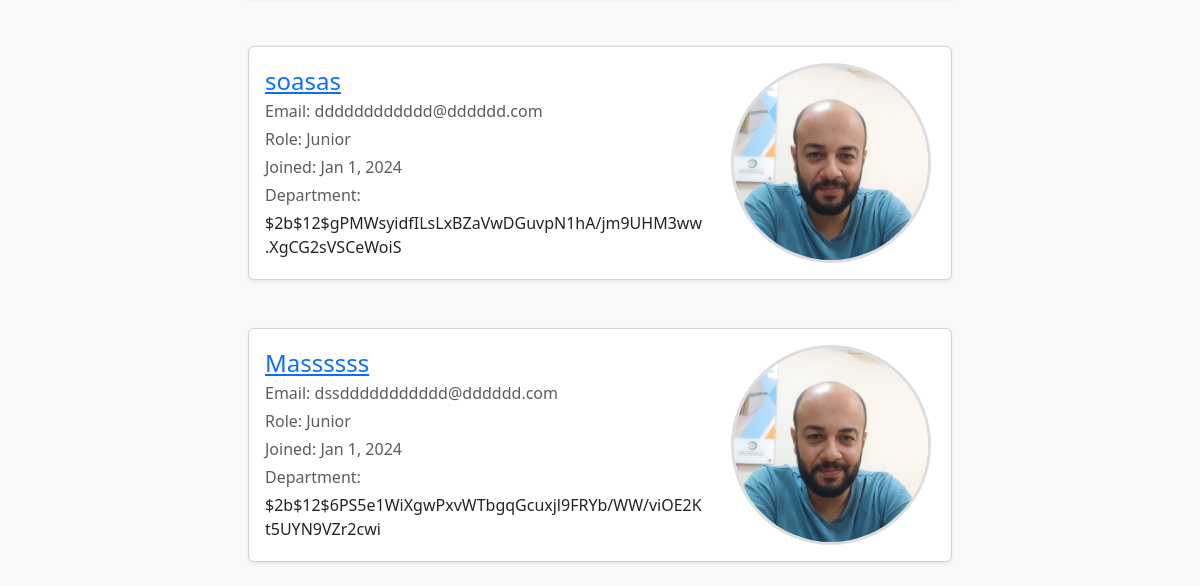
/users (lower part), run on an earlier commit of the app's database.
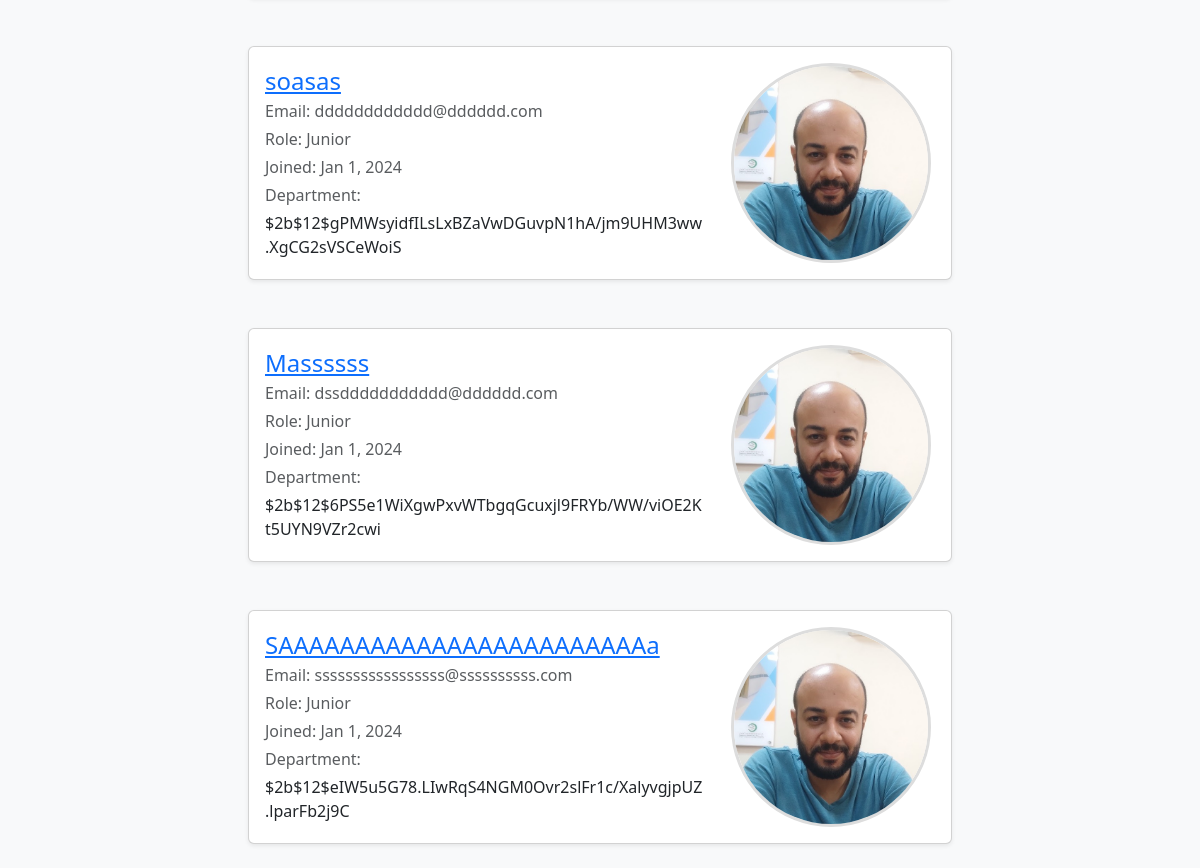
And on a later commit of the database.
### maintenance_system/models.py (models this page shows, shortened)
class User(db.Model, UserMixin):
	id = db.Column(db.Integer, primary_key=True)
	username = db.Column(db.String(80), unique=True)
	email = db.Column(db.String(120), unique=True)
	password = db.Column(db.String(120))
	rank = db.Column(db.String(120), default="Junior")
	profile_pic = db.Column(db.String(120), default="default.jpg")
	department_id = db.Column(db.Integer, db.ForeignKey('department.id'))
	machines = db.relationship('Machine', backref='user', lazy=True)
	hospitals = db.relationship('Hospital', secondary='user_hospital', backref='users', lazy='dynamic')

### maintenance_system/Routes/users_routes.py (the view)
@usersbp.route('/users')
def users():
    users = User.query.all()
    return render_template('users.html', users=users)

### maintenance_system/Templates/users.html
{% extends "layout.html"%}
{% block content %}
<div class="row justify-content-center">
	{% for user in users %}
	<div class="col-md-8 col-lg-8 mt-4 mb-4">
		<div class="card p-3 shadow-sm">
			<div class="row align-items-center">
				<div class="col-md-8 col-12">
					<a href=" {{url_for('usersbp.user', id=user.id) }}">
						<h4 class="mb-1">{{user.username}}</h4>
					</a>
					<p class="text-muted mb-1">Email: {{user.email}}</p>
					<p class="text-muted mb-1">Role: {{user.rank}}</p>
					<p class="text-muted mb-1">Joined: Jan 1, 2024</p>
					<p class="text-muted mb-1">Department: <a href="#">{{user.department.name}}</a>
					</p>
					{{user.password}}
				</div>
				<div class="col-md-4 col-12 text-center">
					<img src="{{ url_for('static', filename='images/profile.jpg')}}" alt="User Photo"
						class="rounded-photo">
				</div>
			</div>
		</div>
	</div>
	{% endfor %}
</div>
{% endblock%}

### maintenance_system/Templates/layout.html (shortened to what this page needs)
<!doctype html>
<html lang="en">
<head>
	<link href="https://cdn.jsdelivr.net/npm/bootstrap@5.3.3/dist/css/bootstrap.min.css" rel="stylesheet"
>
	<link href="{{ url_for('static', filename='css/style.css')}}" rel="stylesheet">
</head>
<body>
	<div class="container-fluid container-md">
		<div class="container mt-5">
			<div class="row justify-content-center">
				{% block content %}
				{% endblock %}
			</div>
		</div>
	</div>
</body>
</html>

### maintenance_system/static/css/style.css (style rules this page uses)
body { background-color: #f8f9fa; }
.rounded-photo { width: 200px; height: 200px; object-fit: cover; border-radius: 50%; border: 3px solid #ddd; }

What changed in the data, as far as the page shows it:
added User: username "SAAAAAAAAAAAAAAAAAAAAAAAAa", email "sssssssssssssssss@ssssssssss.com", rank "Junior", password "$2b$12$eIW5u5G78.LIwRqS4NGM0Ovr2slFr1c/XalyvgjpUZ.lparFb2j9C"
